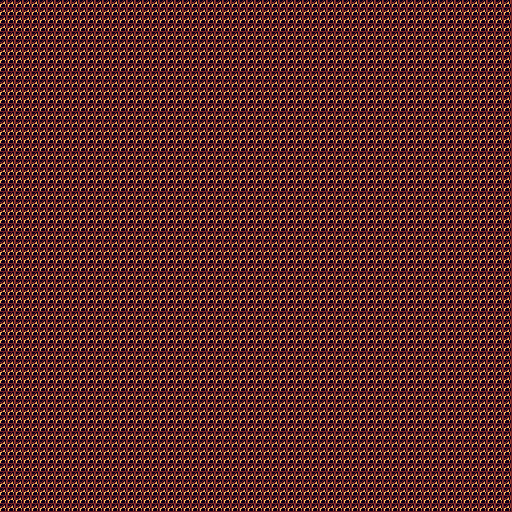

Rendered tile map (Tiled .tmx) drawn with the repository's tilesets; below, a short description and the full map source, tile grids included:
An orthogonal 32x32 tile map with 16x16 px tiles, 1 tile layer (Tile Layer 1).

<map version="1.5" tiledversion="2021.03.23" orientation="orthogonal" renderorder="right-down" width="32" height="32" tilewidth="16" tileheight="16" infinite="0" nextlayerid="2" nextobjectid="1">
 <tileset firstgid="1" source="SZED16.tsx" />
 <layer id="1" name="Tile Layer 1" width="32" height="32">
  <data encoding="csv">
3419,3419,3419,3419,3419,3419,3419,3419,3419,3419,3419,3419,3419,3419,3419,3419,3419,3419,3419,3419,3419,3419,3419,3419,3419,3419,3419,3419,3419,3419,3419,3419,
3419,3419,3419,3419,3419,3419,3419,3419,3419,3419,3419,3419,3419,3419,3419,3419,3419,3419,3419,3419,3419,3419,3419,3419,3419,3419,3419,3419,3419,3419,3419,3419,
3419,3419,3419,3419,3419,3419,3419,3419,3419,3419,3419,3419,3419,3419,3419,3419,3419,3419,3419,3419,3419,3419,3419,3419,3419,3419,3419,3419,3419,3419,3419,3419,
3419,3419,3419,3419,3419,3419,3419,3419,3419,3419,3419,3419,3419,3419,3419,3419,3419,3419,3419,3419,3419,3419,3419,3419,3419,3419,3419,3419,3419,3419,3419,3419,
3419,3419,3419,3419,3419,3419,3419,3419,3419,3419,3419,3419,3419,3419,3419,3419,3419,3419,3419,3419,3419,3419,3419,3419,3419,3419,3419,3419,3419,3419,3419,3419,
3419,3419,3419,3419,3419,3419,3419,3419,3419,3419,3419,3419,3419,3419,3419,3419,3419,3419,3419,3419,3419,3419,3419,3419,3419,3419,3419,3419,3419,3419,3419,3419,
3419,3419,3419,3419,3419,3419,3419,3419,3419,3419,3419,3419,3419,3419,3419,3419,3419,3419,3419,3419,3419,3419,3419,3419,3419,3419,3419,3419,3419,3419,3419,3419,
3419,3419,3419,3419,3419,3419,3419,3419,3419,3419,3419,3419,3419,3419,3419,3419,3419,3419,3419,3419,3419,3419,3419,3419,3419,3419,3419,3419,3419,3419,3419,3419,
3419,3419,3419,3419,3419,3419,3419,3419,3419,3419,3419,3419,3419,3419,3419,3419,3419,3419,3419,3419,3419,3419,3419,3419,3419,3419,3419,3419,3419,3419,3419,3419,
3419,3419,3419,3419,3419,3419,3419,3419,3419,3419,3419,3419,3419,3419,3419,3419,3419,3419,3419,3419,3419,3419,3419,3419,3419,3419,3419,3419,3419,3419,3419,3419,
3419,3419,3419,3419,3419,3419,3419,3419,3419,3419,3419,3419,3419,3419,3419,3419,3419,3419,3419,3419,3419,3419,3419,3419,3419,3419,3419,3419,3419,3419,3419,3419,
3419,3419,3419,3419,3419,3419,3419,3419,3419,3419,3419,3419,3419,3419,3419,3419,3419,3419,3419,3419,3419,3419,3419,3419,3419,3419,3419,3419,3419,3419,3419,3419,
3419,3419,3419,3419,3419,3419,3419,3419,3419,3419,3419,3419,3419,3419,3419,3419,3419,3419,3419,3419,3419,3419,3419,3419,3419,3419,3419,3419,3419,3419,3419,3419,
3419,3419,3419,3419,3419,3419,3419,3419,3419,3419,3419,3419,3419,3419,3419,3419,3419,3419,3419,3419,3419,3419,3419,3419,3419,3419,3419,3419,3419,3419,3419,3419,
3419,3419,3419,3419,3419,3419,3419,3419,3419,3419,3419,3419,3419,3419,3419,3419,3419,3419,3419,3419,3419,3419,3419,3419,3419,3419,3419,3419,3419,3419,3419,3419,
3419,3419,3419,3419,3419,3419,3419,3419,3419,3419,3419,3419,3419,3419,3419,3419,3419,3419,3419,3419,3419,3419,3419,3419,3419,3419,3419,3419,3419,3419,3419,3419,
3419,3419,3419,3419,3419,3419,3419,3419,3419,3419,3419,3419,3419,3419,3419,3419,3419,3419,3419,3419,3419,3419,3419,3419,3419,3419,3419,3419,3419,3419,3419,3419,
3419,3419,3419,3419,3419,3419,3419,3419,3419,3419,3419,3419,3419,3419,3419,3419,3419,3419,3419,3419,3419,3419,3419,3419,3419,3419,3419,3419,3419,3419,3419,3419,
3419,3419,3419,3419,3419,3419,3419,3419,3419,3419,3419,3419,3419,3419,3419,3419,3419,3419,3419,3419,3419,3419,3419,3419,3419,3419,3419,3419,3419,3419,3419,3419,
3419,3419,3419,3419,3419,3419,3419,3419,3419,3419,3419,3419,3419,3419,3419,3419,3419,3419,3419,3419,3419,3419,3419,3419,3419,3419,3419,3419,3419,3419,3419,3419,
3419,3419,3419,3419,3419,3419,3419,3419,3419,3419,3419,3419,3419,3419,3419,3419,3419,3419,3419,3419,3419,3419,3419,3419,3419,3419,3419,3419,3419,3419,3419,3419,
3419,3419,3419,3419,3419,3419,3419,3419,3419,3419,3419,3419,3419,3419,3419,3419,3419,3419,3419,3419,3419,3419,3419,3419,3419,3419,3419,3419,3419,3419,3419,3419,
3419,3419,3419,3419,3419,3419,3419,3419,3419,3419,3419,3419,3419,3419,3419,3419,3419,3419,3419,3419,3419,3419,3419,3419,3419,3419,3419,3419,3419,3419,3419,3419,
3419,3419,3419,3419,3419,3419,3419,3419,3419,3419,3419,3419,3419,3419,3419,3419,3419,3419,3419,3419,3419,3419,3419,3419,3419,3419,3419,3419,3419,3419,3419,3419,
3419,3419,3419,3419,3419,3419,3419,3419,3419,3419,3419,3419,3419,3419,3419,3419,3419,3419,3419,3419,3419,3419,3419,3419,3419,3419,3419,3419,3419,3419,3419,3419,
3419,3419,3419,3419,3419,3419,3419,3419,3419,3419,3419,3419,3419,3419,3419,3419,3419,3419,3419,3419,3419,3419,3419,3419,3419,3419,3419,3419,3419,3419,3419,3419,
3419,3419,3419,3419,3419,3419,3419,3419,3419,3419,3419,3419,3419,3419,3419,3419,3419,3419,3419,3419,3419,3419,3419,3419,3419,3419,3419,3419,3419,3419,3419,3419,
3419,3419,3419,3419,3419,3419,3419,3419,3419,3419,3419,3419,3419,3419,3419,3419,3419,3419,3419,3419,3419,3419,3419,3419,3419,3419,3419,3419,3419,3419,3419,3419,
3419,3419,3419,3419,3419,3419,3419,3419,3419,3419,3419,3419,3419,3419,3419,3419,3419,3419,3419,3419,3419,3419,3419,3419,3419,3419,3419,3419,3419,3419,3419,3419,
3419,3419,3419,3419,3419,3419,3419,3419,3419,3419,3419,3419,3419,3419,3419,3419,3419,3419,3419,3419,3419,3419,3419,3419,3419,3419,3419,3419,3419,3419,3419,3419,
3419,3419,3419,3419,3419,3419,3419,3419,3419,3419,3419,3419,3419,3419,3419,3419,3419,3419,3419,3419,3419,3419,3419,3419,3419,3419,3419,3419,3419,3419,3419,3419,
3419,3419,3419,3419,3419,3419,3419,3419,3419,3419,3419,3419,3419,3419,3419,3419,3419,3419,3419,3419,3419,3419,3419,3419,3419,3419,3419,3419,3419,3419,3419,3419
</data>
 </layer>
</map>
